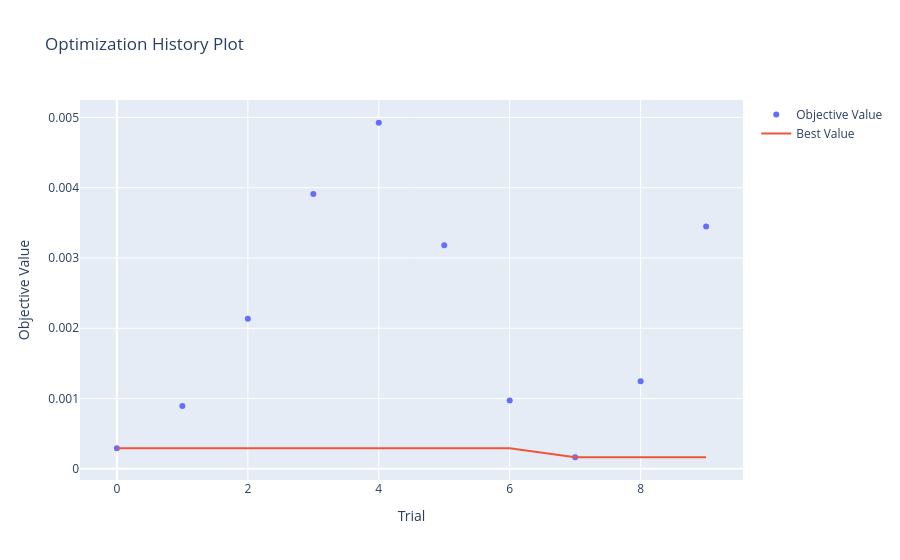

The cell this chart's notebook holds for it:
### Code cell
import optuna.visualization as vis

vis.plot_optimization_history(study)

### Figure 1 — Plotly figure (JSON) as saved in the notebook; plotly's stock layout.template omitted (floating-point values rounded to 4 significant figures)
{"data": [{"mode": "markers", "name": "Objective Value", "type": "scatter", "x": [0, 1, 2, 3, 4, 5, 6, 7, 8, 9], "y": [0.0002941, 0.000894, 0.002136, 0.003912, 0.004924, 0.00318, 0.000973, 0.0001652, 0.001247, 0.003449]}, {"mode": "lines", "name": "Best Value", "type": "scatter", "x": [0, 1, 2, 3, 4, 5, 6, 7, 8, 9], "y": [0.0002941, 0.0002941, 0.0002941, 0.0002941, 0.0002941, 0.0002941, 0.0002941, 0.0001652, 0.0001652, 0.0001652]}, {"marker": {"color": "#cccccc"}, "mode": "markers", "name": "Infeasible Trial", "showlegend": false, "type": "scatter", "x": [], "y": []}], "layout": {"title": {"text": "Optimization History Plot"}, "xaxis": {"title": {"text": "Trial"}}, "yaxis": {"title": {"text": "Objective Value"}}}}
